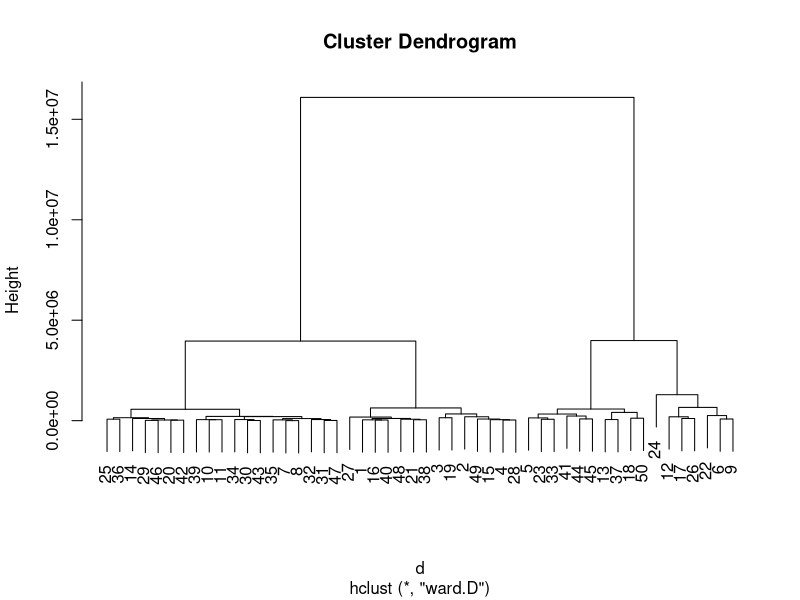
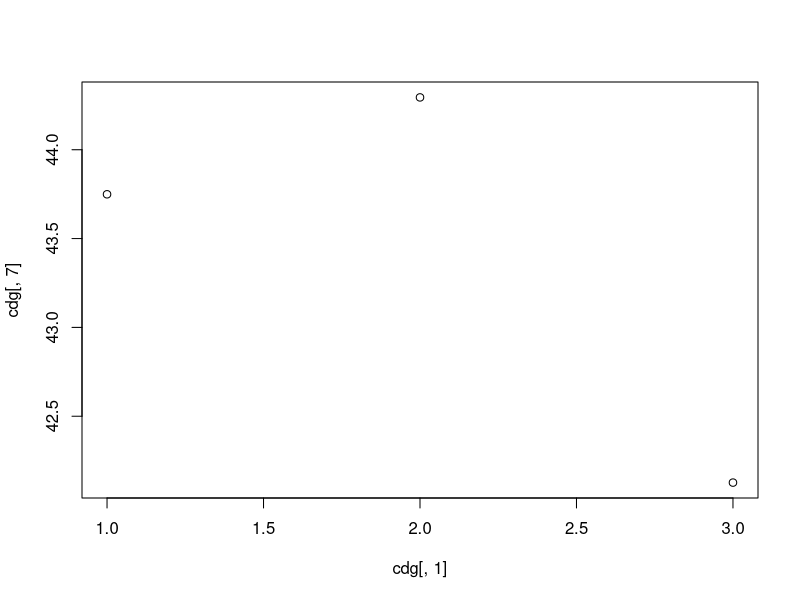

Write R code to recreate these figures, in order. (Note: this script raises an error after producing the figures.)
## ---- chunk 1
# Clear plots
if(!is.null(dev.list())) dev.off()

# Clean workspace
rm(list=ls())
## ---- chunk 2
dd <- read.csv("2.Bank_India_preprocessed_data.csv", sep=",",
               stringsAsFactors=TRUE)
dd$id <- NULL
class(dd)
attach(dd)

dcon <- data.frame(n_child, income, credit, loan, price, age, job_duration, 
                   n_enquiries)
dim(dcon)
## ---- chunk 3
d  <- dist(dcon[1:50,])
h1 <- hclust(d,method="ward.D")  # NOTICE THE COST
plot(h1)

d  <- dist(dcon)
h1 <- hclust(d,method="ward")  # NOTICE THE COST
#plot(h1)
## ---- chunk 4
nc = 3

c1 <- cutree(h1,nc)

c1[1:20]

nc = 5

c5 <- cutree(h1,nc)

c5[1:20]


table(c1)
table(c5)
table(c1,c5)


cdg <- aggregate(as.data.frame(dcon),list(c1),mean)
cdg

plot(cdg[,1], cdg[,7])
## ---- chunk 5
plot(Edad,Estalvi,col=c1,main="Clustering of credit data in 3 classes")
legend("topright",c("class1","class2","class3"),pch=1,col=c(1:3))

plot(RatiFin,Estalvi)
plot(RatiFin,Estalvi,col=c1,main="Clustering of credit data in 3 classes")
legend("topright",c("class1","class2","class3"),pch=1,col=c(1:3), cex=0.6)

plot(Antiguedad.Trabajo,Estalvi,col=c1,main="Clustering of credit data in 3 classes")
legend("topright",c("class1","class2","class3"),pch=1,col=c(1:3), cex=0.6)
plot(Patrimonio, Ingresos,col=c1,main="Clustering of credit data in 3 classes")
legend("topright",c("class1","class2","class3"),pch=1,col=c(1:3), cex=0.6)
plot(Patrimonio, Antiguedad.Trabajo,col=c1,main="Clustering of credit data in 3 classes")
legend("topright",c("class1","class2","class3"),pch=1,col=c(1:3), cex=0.6)

pairs(dcon[,1:7], col=c1)
## ---- chunk 6

Bss <- sum(rowSums(cdg^2)*as.numeric(table(c1)))

Ib4 <- 100*Bss/Tss
Ib4
## ---- chunk 7
library(cluster)

#dissimilarity matrix

actives<-c(1:19) # We have already removed the id variables
# gower distance
dissimMatrix <- daisy(dd[,actives], metric = "gower", stand=TRUE)

distMatrix<-dissimMatrix^2

# ward method
set.seed(123)
h1 <- hclust(distMatrix,method="ward.D")  # NOTICE THE COST
## ---- chunk 8
#plot(h1)

c2 <- cutree(h1,2)
## ---- chunk 9
dd <- read.csv("2.Bank_India_preprocessed_data.csv", sep=",",
               stringsAsFactors=TRUE)
dd$id <- NULL
class(dd)
attach(dd)

dcon <- data.frame(n_child, income, credit, loan, price, age, job_duration, 
                   n_enquiries)
dim(dcon)

#Dictamen    <- as.factor(Dictamen)
#levels(Dictamen) <- c(NA, "positiu","negatiu")


#Calcula els valor test de la variable Xnum per totes les modalitats del factor P
ValorTestXnum <- function(Xnum,P){
  #freq dis of fac
  nk <- as.vector(table(P)); 
  n <- sum(nk); 
  #mitjanes x grups
  xk <- tapply(Xnum,P,mean);
  #valors test
  txk <- (xk-mean(Xnum))/(sd(Xnum)*sqrt((n-nk)/(n*nk))); 
  #p-values
  pxk <- pt(txk,n-1,lower.tail=F);
  for(c in 1:length(levels(as.factor(P)))){if (pxk[c]>0.5){pxk[c]<-1-pxk[c]}}
  return (pxk)
}




ValorTestXquali <- function(P,Xquali){
  taula <- table(P,Xquali);
  n <- sum(taula); 
  pk <- apply(taula,1,sum)/n;
  pj <- apply(taula,2,sum)/n;
  pf <- taula/(n*pk);
  pjm <- matrix(data=pj,nrow=dim(pf)[1],ncol=dim(pf)[2], byrow=TRUE);      
  dpf <- pf - pjm; 
  dvt <- sqrt(((1-pk)/(n*pk))%*%t(pj*(1-pj))); 
  #i hi ha divisions iguals a 0 dona NA i no funciona
  zkj <- dpf
  zkj[dpf!=0]<-dpf[dpf!=0]/dvt[dpf!=0]; 
  pzkj <- pnorm(zkj,lower.tail=F);
  for(c in 1:length(levels(as.factor(P)))){for (s in 1:length(levels(Xquali))){if (pzkj[c,s]> 0.5){pzkj[c,s]<-1- pzkj[c,s]}}}
  return (list(rowpf=pf,vtest=zkj,pval=pzkj))
}


#source("file")
#dades contain the dataset
dades<-dd
#dades<-dd[filtro,]
#dades<-df
K<-dim(dades)[2]
#par(ask=TRUE)


#P must contain the class variable
#P<-dd[,3]
P<-c2 #P CONTAINS THE NUMBER OF CUTS WE DO ON THE TREE
#P<-dd[,18]
nameP<-"classe"
#P<-df[,33]

nc<-length(levels(factor(P)))
nc
pvalk <- matrix(data=0,nrow=nc,ncol=K, dimnames=list(levels(P),names(dades)))
nameP<-"Class"
n<-dim(dades)[1]

## ---- chunk 10
for(k in 1:K){
  if (is.numeric(dades[,k])){ 
      print(paste("Anàlisi per classes de la Variable:", names(dades)[k]))

      boxplot(dades[,k]~P, main=paste("Boxplot of", names(dades)[k], "vs", nameP ), horizontal=TRUE)
      
      barplot(tapply(dades[[k]], P, mean),main=paste("Means of", names(dades)[k], "by", nameP ))
      abline(h=mean(dades[[k]]))
      legend(0,mean(dades[[k]]),"global mean",bty="n")
      print("Estadístics per groups:")
      for(s in levels(as.factor(P))) {print(summary(dades[P==s,k]))}
      o<-oneway.test(dades[,k]~P)
      print(paste("p-valueANOVA:", o$p.value))
      kw<-kruskal.test(dades[,k]~P)
      print(paste("p-value Kruskal-Wallis:", kw$p.value))
      pvalk[,k]<-ValorTestXnum(dades[,k], P)
      print("p-values ValorsTest: ")
      print(pvalk[,k])      
      }else{
        if(class(dd[,k])=="Date"){
          print(summary(dd[,k]))
          print(sd(dd[,k]))
          #decide breaks: weeks, months, quarters...
          hist(dd[,k],breaks="weeks")
        }else{
          #qualitatives
      print(paste("Variable", names(dades)[k]))
      table<-table(P, dades[,k])
   #   print("Cross-table")
   #   print(table)
      rowperc<-prop.table(table,1)

   colperc<-prop.table(table,2)
   #  print("Distribucions condicionades a files")
   # print(rowperc)
   
   #ojo porque si la variable es true o false la identifica amb el tipus Logical i
   #aquest no te levels, por tanto, coertion preventiva
   
   dades[,k]<-as.factor(dades[,k])
   
   
   marg <- table(as.factor(P))/n
   print(append("Categories=",levels(as.factor(dades[,k]))))

   #from next plots, select one of them according to your practical case
   plot(marg,type="l",ylim=c(0,1),main=paste("Prop. of pos & neg by",names(dades)[k]))
   paleta<-rainbow(length(levels(dades[,k])))
   for(c in 1:length(levels(dades[,k]))){lines(colperc[,c],col=paleta[c]) }

   #with legend
   plot(marg,type="l",ylim=c(0,1),main=paste("Prop. of pos & neg by",names(dades)[k]))
   paleta<-rainbow(length(levels(dades[,k])))
   for(c in 1:length(levels(dades[,k]))){lines(colperc[,c],col=paleta[c]) }
   legend("topright", levels(dades[,k]), col=paleta, lty=2, cex=0.6)
   
   #condicionades a classes
   print(append("Categories=",levels(dades[,k])))
   plot(marg,type="n",ylim=c(0,1),main=paste("Prop. of pos & neg by",names(dades)[k]))
   paleta<-rainbow(length(levels(dades[,k])))
   for(c in 1:length(levels(dades[,k]))){lines(rowperc[,c],col=paleta[c]) }
   
   #with legend
   plot(marg,type="n",ylim=c(0,1),main=paste("Prop. of pos & neg by",names(dades)[k]))
   paleta<-rainbow(length(levels(dades[,k])))
   for(c in 1:length(levels(dades[,k]))){lines(rowperc[,c],col=paleta[c]) }
   legend("topright", levels(dades[,k]), col=paleta, lty=2, cex=0.6)
   
   #amb variable en eix d'abcisses
   marg <-table(dades[,k])/n
      print(append("Categories=",levels(dades[,k])))
      plot(marg,type="l",ylim=c(0,1),main=paste("Prop. of pos & neg by",names(dades)[k]), las=3)
    #x<-plot(marg,type="l",ylim=c(0,1),main=paste("Prop. of pos & neg by",names(dades)[k]), xaxt="n")
   #text(x=x+.25, y=-1, adj=1, levels(CountryName), xpd=TRUE, srt=25, cex=0.7)
   paleta<-rainbow(length(levels(as.factor(P))))
      for(c in 1:length(levels(as.factor(P)))){lines(rowperc[c,],col=paleta[c]) }

      #with legend
      plot(marg,type="l",ylim=c(0,1),main=paste("Prop. of pos & neg by",names(dades)[k]), las=3)
      for(c in 1:length(levels(as.factor(P)))){lines(rowperc[c,],col=paleta[c])}
      legend("topright", levels(as.factor(P)), col=paleta, lty=2, cex=0.6)
   
   #condicionades a columna 
   plot(marg,type="n",ylim=c(0,1),main=paste("Prop. of pos & neg by",names(dades)[k]), las=3)
   paleta<-rainbow(length(levels(as.factor(P))))
   for(c in 1:length(levels(as.factor(P)))){lines(colperc[c,],col=paleta[c]) }
   
   #with legend
   plot(marg,type="n",ylim=c(0,1),main=paste("Prop. of pos & neg by",names(dades)[k]), las=3)
   for(c in 1:length(levels(as.factor(P)))){lines(colperc[c,],col=paleta[c])}
   legend("topright", levels(as.factor(P)), col=paleta, lty=2, cex=0.6)
   
      table<-table(dades[,k],P)
      print("Cross Table:")
      print(table)
      print("Distribucions condicionades a columnes:")
      print(colperc)

      #diagrames de barres apilades                                         
      
      paleta<-rainbow(length(levels(dades[,k])))
      barplot(table(dades[,k], as.factor(P)), beside=FALSE,col=paleta )

      barplot(table(dades[,k], as.factor(P)), beside=FALSE,col=paleta )
      legend("topright",levels(as.factor(dades[,k])),pch=1,cex=0.5, col=paleta)
      
   #diagrames de barres adosades
      barplot(table(dades[,k], as.factor(P)), beside=TRUE,col=paleta )

      barplot(table(dades[,k], as.factor(P)), beside=TRUE,col=paleta)
      legend("topright",levels(as.factor(dades[,k])),pch=1,cex=0.5, col=paleta)
   
      print("Test Chi quadrat: ")
      print(chisq.test(dades[,k], as.factor(P)))
   
      print("valorsTest:")
      print( ValorTestXquali(P,dades[,k]))
   #calcular els pvalues de les quali
   }
      }
}#endfor

#descriptors de les classes més significatius. Afegir info qualits
for (c in 1:length(levels(as.factor(P)))) {
  if(!is.na(levels(as.factor(P))[c])){
    print(paste("P.values per class:",levels(as.factor(P))[c]));
    print(sort(pvalk[c,]), digits=3) 
  }
}

#afegir la informacio de les modalitats de les qualitatives a la llista de pvalues i fer ordenacio global

#saving the dataframe in an external file
#write.table(dd, file = "credscoClean.csv", sep = ";", na = "NA", dec = ".", row.names = FALSE, col.names = TRUE)
## ---- chunk 11
# Make statistical tests 
cluster1_target = data.frame(dd[which(c2 == 1),])
cluster2_target = data.frame(dd[which(c2 == 2),])

summary(cluster1_target)
summary(cluster2_target)

#library(DataExplorer)
#create_report(cluster1_target, output_file = 'SmartEDA_cluster1.html')
#create_report(cluster2_target, output_file = 'SmartEDA_cluster2.html')
## ---- chunk 12
# Check which variables are significant (use kruskal.test for numeric)
kruskal.test(job_duration ~ c2)
